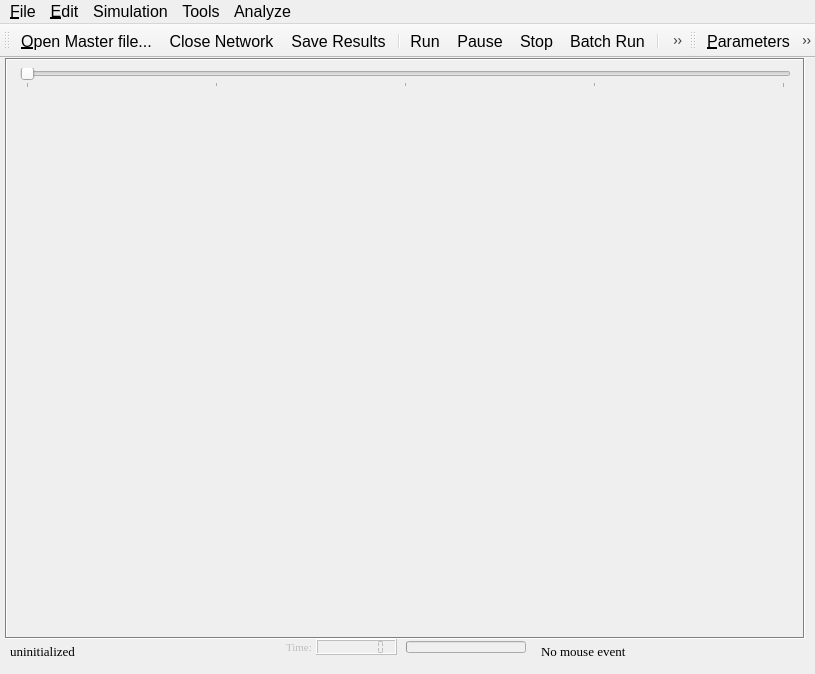
<ui version="4.0" >
 <class>MainForm</class>
 <widget class="QMainWindow" name="MainForm" >
  <property name="geometry" >
   <rect>
    <x>0</x>
    <y>0</y>
    <width>815</width>
    <height>674</height>
   </rect>
  </property>
  <property name="sizePolicy" >
   <sizepolicy vsizetype="MinimumExpanding" hsizetype="MinimumExpanding" >
    <horstretch>0</horstretch>
    <verstretch>0</verstretch>
   </sizepolicy>
  </property>
  <property name="minimumSize" >
   <size>
    <width>16</width>
    <height>72</height>
   </size>
  </property>
  <property name="font" >
   <font>
    <pointsize>12</pointsize>
   </font>
  </property>
  <property name="mouseTracking" >
   <bool>true</bool>
  </property>
  <property name="focusPolicy" >
   <enum>Qt::StrongFocus</enum>
  </property>
  <property name="windowTitle" >
   <string comment="Prototype Mesomodel" >Mezzo version 0.53</string>
  </property>
  <property name="windowIcon" >
   <iconset resource="canvas_qt4.qrc" >
    <normaloff>:/images/mime.png</normaloff>:/images/mime.png</iconset>
  </property>
  <property name="windowIconText" >
   <string>Mezzo</string>
  </property>
  <property name="toolTip" >
   <string/>
  </property>
  <property name="rightJustification" stdset="0" >
   <bool>false</bool>
  </property>
  <widget class="QWidget" name="widget" >
   <widget class="QLabel" name="Canvas" >
    <property name="geometry" >
     <rect>
      <x>5</x>
      <y>0</y>
      <width>800</width>
      <height>581</height>
     </rect>
    </property>
    <property name="sizePolicy" >
     <sizepolicy vsizetype="Expanding" hsizetype="Expanding" >
      <horstretch>0</horstretch>
      <verstretch>0</verstretch>
     </sizepolicy>
    </property>
    <property name="minimumSize" >
     <size>
      <width>10</width>
      <height>10</height>
     </size>
    </property>
    <property name="palette" >
     <palette>
      <active>
       <colorrole role="WindowText" >
        <brush brushstyle="SolidPattern" >
         <color alpha="255" >
          <red>0</red>
          <green>0</green>
          <blue>0</blue>
         </color>
        </brush>
       </colorrole>
       <colorrole role="Button" >
        <brush brushstyle="SolidPattern" >
         <color alpha="255" >
          <red>255</red>
          <green>255</green>
          <blue>255</blue>
         </color>
        </brush>
       </colorrole>
       <colorrole role="Light" >
        <brush brushstyle="SolidPattern" >
         <color alpha="255" >
          <red>255</red>
          <green>255</green>
          <blue>255</blue>
         </color>
        </brush>
       </colorrole>
       <colorrole role="Midlight" >
        <brush brushstyle="SolidPattern" >
         <color alpha="255" >
          <red>255</red>
          <green>255</green>
          <blue>255</blue>
         </color>
        </brush>
       </colorrole>
       <colorrole role="Dark" >
        <brush brushstyle="SolidPattern" >
         <color alpha="255" >
          <red>127</red>
          <green>127</green>
          <blue>127</blue>
         </color>
        </brush>
       </colorrole>
       <colorrole role="Mid" >
        <brush brushstyle="SolidPattern" >
         <color alpha="255" >
          <red>170</red>
          <green>170</green>
          <blue>170</blue>
         </color>
        </brush>
       </colorrole>
       <colorrole role="Text" >
        <brush brushstyle="SolidPattern" >
         <color alpha="255" >
          <red>0</red>
          <green>0</green>
          <blue>0</blue>
         </color>
        </brush>
       </colorrole>
       <colorrole role="BrightText" >
        <brush brushstyle="SolidPattern" >
         <color alpha="255" >
          <red>255</red>
          <green>255</green>
          <blue>255</blue>
         </color>
        </brush>
       </colorrole>
       <colorrole role="ButtonText" >
        <brush brushstyle="SolidPattern" >
         <color alpha="255" >
          <red>0</red>
          <green>0</green>
          <blue>0</blue>
         </color>
        </brush>
       </colorrole>
       <colorrole role="Base" >
        <brush brushstyle="SolidPattern" >
         <color alpha="255" >
          <red>255</red>
          <green>255</green>
          <blue>255</blue>
         </color>
        </brush>
       </colorrole>
       <colorrole role="Window" >
        <brush brushstyle="SolidPattern" >
         <color alpha="255" >
          <red>255</red>
          <green>255</green>
          <blue>255</blue>
         </color>
        </brush>
       </colorrole>
       <colorrole role="Shadow" >
        <brush brushstyle="SolidPattern" >
         <color alpha="255" >
          <red>0</red>
          <green>0</green>
          <blue>0</blue>
         </color>
        </brush>
       </colorrole>
       <colorrole role="AlternateBase" >
        <brush brushstyle="SolidPattern" >
         <color alpha="255" >
          <red>255</red>
          <green>255</green>
          <blue>255</blue>
         </color>
        </brush>
       </colorrole>
      </active>
      <inactive>
       <colorrole role="WindowText" >
        <brush brushstyle="SolidPattern" >
         <color alpha="255" >
          <red>0</red>
          <green>0</green>
          <blue>0</blue>
         </color>
        </brush>
       </colorrole>
       <colorrole role="Button" >
        <brush brushstyle="SolidPattern" >
         <color alpha="255" >
          <red>255</red>
          <green>255</green>
          <blue>255</blue>
         </color>
        </brush>
       </colorrole>
       <colorrole role="Light" >
        <brush brushstyle="SolidPattern" >
         <color alpha="255" >
          <red>255</red>
          <green>255</green>
          <blue>255</blue>
         </color>
        </brush>
       </colorrole>
       <colorrole role="Midlight" >
        <brush brushstyle="SolidPattern" >
         <color alpha="255" >
          <red>255</red>
          <green>255</green>
          <blue>255</blue>
         </color>
        </brush>
       </colorrole>
       <colorrole role="Dark" >
        <brush brushstyle="SolidPattern" >
         <color alpha="255" >
          <red>127</red>
          <green>127</green>
          <blue>127</blue>
         </color>
        </brush>
       </colorrole>
       <colorrole role="Mid" >
        <brush brushstyle="SolidPattern" >
         <color alpha="255" >
          <red>170</red>
          <green>170</green>
          <blue>170</blue>
         </color>
        </brush>
       </colorrole>
       <colorrole role="Text" >
        <brush brushstyle="SolidPattern" >
         <color alpha="255" >
          <red>0</red>
          <green>0</green>
          <blue>0</blue>
         </color>
        </brush>
       </colorrole>
       <colorrole role="BrightText" >
        <brush brushstyle="SolidPattern" >
         <color alpha="255" >
          <red>255</red>
          <green>255</green>
          <blue>255</blue>
         </color>
        </brush>
       </colorrole>
       <colorrole role="ButtonText" >
        <brush brushstyle="SolidPattern" >
         <color alpha="255" >
          <red>0</red>
          <green>0</green>
          <blue>0</blue>
         </color>
        </brush>
       </colorrole>
       <colorrole role="Base" >
        <brush brushstyle="SolidPattern" >
         <color alpha="255" >
          <red>255</red>
          <green>255</green>
          <blue>255</blue>
         </color>
        </brush>
       </colorrole>
       <colorrole role="Window" >
        <brush brushstyle="SolidPattern" >
         <color alpha="255" >
          <red>255</red>
          <green>255</green>
          <blue>255</blue>
         </color>
        </brush>
       </colorrole>
       <colorrole role="Shadow" >
        <brush brushstyle="SolidPattern" >
         <color alpha="255" >
          <red>0</red>
          <green>0</green>
          <blue>0</blue>
         </color>
        </brush>
       </colorrole>
       <colorrole role="AlternateBase" >
        <brush brushstyle="SolidPattern" >
         <color alpha="255" >
          <red>255</red>
          <green>255</green>
          <blue>255</blue>
         </color>
        </brush>
       </colorrole>
      </inactive>
      <disabled>
       <colorrole role="WindowText" >
        <brush brushstyle="SolidPattern" >
         <color alpha="255" >
          <red>127</red>
          <green>127</green>
          <blue>127</blue>
         </color>
        </brush>
       </colorrole>
       <colorrole role="Button" >
        <brush brushstyle="SolidPattern" >
         <color alpha="255" >
          <red>255</red>
          <green>255</green>
          <blue>255</blue>
         </color>
        </brush>
       </colorrole>
       <colorrole role="Light" >
        <brush brushstyle="SolidPattern" >
         <color alpha="255" >
          <red>255</red>
          <green>255</green>
          <blue>255</blue>
         </color>
        </brush>
       </colorrole>
       <colorrole role="Midlight" >
        <brush brushstyle="SolidPattern" >
         <color alpha="255" >
          <red>255</red>
          <green>255</green>
          <blue>255</blue>
         </color>
        </brush>
       </colorrole>
       <colorrole role="Dark" >
        <brush brushstyle="SolidPattern" >
         <color alpha="255" >
          <red>127</red>
          <green>127</green>
          <blue>127</blue>
         </color>
        </brush>
       </colorrole>
       <colorrole role="Mid" >
        <brush brushstyle="SolidPattern" >
         <color alpha="255" >
          <red>170</red>
          <green>170</green>
          <blue>170</blue>
         </color>
        </brush>
       </colorrole>
       <colorrole role="Text" >
        <brush brushstyle="SolidPattern" >
         <color alpha="255" >
          <red>127</red>
          <green>127</green>
          <blue>127</blue>
         </color>
        </brush>
       </colorrole>
       <colorrole role="BrightText" >
        <brush brushstyle="SolidPattern" >
         <color alpha="255" >
          <red>255</red>
          <green>255</green>
          <blue>255</blue>
         </color>
        </brush>
       </colorrole>
       <colorrole role="ButtonText" >
        <brush brushstyle="SolidPattern" >
         <color alpha="255" >
          <red>127</red>
          <green>127</green>
          <blue>127</blue>
         </color>
        </brush>
       </colorrole>
       <colorrole role="Base" >
        <brush brushstyle="SolidPattern" >
         <color alpha="255" >
          <red>255</red>
          <green>255</green>
          <blue>255</blue>
         </color>
        </brush>
       </colorrole>
       <colorrole role="Window" >
        <brush brushstyle="SolidPattern" >
         <color alpha="255" >
          <red>255</red>
          <green>255</green>
          <blue>255</blue>
         </color>
        </brush>
       </colorrole>
       <colorrole role="Shadow" >
        <brush brushstyle="SolidPattern" >
         <color alpha="255" >
          <red>0</red>
          <green>0</green>
          <blue>0</blue>
         </color>
        </brush>
       </colorrole>
       <colorrole role="AlternateBase" >
        <brush brushstyle="SolidPattern" >
         <color alpha="255" >
          <red>255</red>
          <green>255</green>
          <blue>255</blue>
         </color>
        </brush>
       </colorrole>
      </disabled>
     </palette>
    </property>
    <property name="mouseTracking" >
     <bool>true</bool>
    </property>
    <property name="focusPolicy" >
     <enum>Qt::StrongFocus</enum>
    </property>
    <property name="autoFillBackground" >
     <bool>false</bool>
    </property>
    <property name="frameShape" >
     <enum>QFrame::Box</enum>
    </property>
    <property name="frameShadow" >
     <enum>QFrame::Sunken</enum>
    </property>
    <property name="lineWidth" >
     <number>1</number>
    </property>
    <property name="midLineWidth" >
     <number>0</number>
    </property>
    <property name="text" >
     <string/>
    </property>
    <property name="scaledContents" >
     <bool>false</bool>
    </property>
    <property name="alignment" >
     <set>Qt::AlignLeading|Qt::AlignLeft|Qt::AlignTop</set>
    </property>
    <property name="wordWrap" >
     <bool>false</bool>
    </property>
    <property name="margin" >
     <number>0</number>
    </property>
   </widget>
   <widget class="QWidget" name="layoutWidget" >
    <property name="geometry" >
     <rect>
      <x>10</x>
      <y>578</y>
      <width>791</width>
      <height>31</height>
     </rect>
    </property>
    <layout class="QHBoxLayout" >
     <item>
      <widget class="QLabel" name="status_label" >
       <property name="sizePolicy" >
        <sizepolicy vsizetype="Fixed" hsizetype="Preferred" >
         <horstretch>0</horstretch>
         <verstretch>0</verstretch>
        </sizepolicy>
       </property>
       <property name="minimumSize" >
        <size>
         <width>100</width>
         <height>15</height>
        </size>
       </property>
       <property name="font" >
        <font>
         <family>Times New Roman</family>
         <pointsize>10</pointsize>
        </font>
       </property>
       <property name="text" >
        <string>uninitialized</string>
       </property>
      </widget>
     </item>
     <item>
      <widget class="QWidget" native="1" name="simprogress_widget" >
       <property name="enabled" >
        <bool>false</bool>
       </property>
       <property name="sizePolicy" >
        <sizepolicy vsizetype="Preferred" hsizetype="Preferred" >
         <horstretch>0</horstretch>
         <verstretch>0</verstretch>
        </sizepolicy>
       </property>
       <widget class="QLCDNumber" name="LCDNumber" >
        <property name="geometry" >
         <rect>
          <x>40</x>
          <y>3</y>
          <width>81</width>
          <height>16</height>
         </rect>
        </property>
        <property name="sizePolicy" >
         <sizepolicy vsizetype="Fixed" hsizetype="Preferred" >
          <horstretch>0</horstretch>
          <verstretch>0</verstretch>
         </sizepolicy>
        </property>
        <property name="minimumSize" >
         <size>
          <width>80</width>
          <height>15</height>
         </size>
        </property>
        <property name="toolTip" >
         <string>Simulated time elapsed</string>
        </property>
        <property name="numDigits" >
         <number>8</number>
        </property>
        <property name="segmentStyle" >
         <enum>QLCDNumber::Flat</enum>
        </property>
        <property name="value" stdset="0" >
         <double>0.000000000000000</double>
        </property>
        <property name="intValue" stdset="0" >
         <number>0</number>
        </property>
       </widget>
       <widget class="QProgressBar" name="progressbar" >
        <property name="geometry" >
         <rect>
          <x>130</x>
          <y>5</y>
          <width>120</width>
          <height>12</height>
         </rect>
        </property>
        <property name="sizePolicy" >
         <sizepolicy vsizetype="Fixed" hsizetype="Preferred" >
          <horstretch>0</horstretch>
          <verstretch>0</verstretch>
         </sizepolicy>
        </property>
        <property name="minimumSize" >
         <size>
          <width>30</width>
          <height>12</height>
         </size>
        </property>
        <property name="font" >
         <font>
          <family>Times New Roman</family>
          <pointsize>7</pointsize>
         </font>
        </property>
       </widget>
       <widget class="QLabel" name="TextLabel12" >
        <property name="geometry" >
         <rect>
          <x>10</x>
          <y>0</y>
          <width>41</width>
          <height>22</height>
         </rect>
        </property>
        <property name="sizePolicy" >
         <sizepolicy vsizetype="Fixed" hsizetype="Fixed" >
          <horstretch>0</horstretch>
          <verstretch>0</verstretch>
         </sizepolicy>
        </property>
        <property name="font" >
         <font>
          <family>Times New Roman</family>
          <pointsize>8</pointsize>
         </font>
        </property>
        <property name="text" >
         <string>Time:</string>
        </property>
        <property name="wordWrap" >
         <bool>false</bool>
        </property>
       </widget>
      </widget>
     </item>
     <item>
      <widget class="QLabel" name="mouse_label" >
       <property name="sizePolicy" >
        <sizepolicy vsizetype="Fixed" hsizetype="Preferred" >
         <horstretch>0</horstretch>
         <verstretch>0</verstretch>
        </sizepolicy>
       </property>
       <property name="minimumSize" >
        <size>
         <width>100</width>
         <height>15</height>
        </size>
       </property>
       <property name="font" >
        <font>
         <family>Times New Roman</family>
         <pointsize>10</pointsize>
        </font>
       </property>
       <property name="text" >
        <string>No mouse event</string>
       </property>
      </widget>
     </item>
    </layout>
   </widget>
   <widget class="QSlider" name="horizontalSlider" >
    <property name="enabled" >
     <bool>true</bool>
    </property>
    <property name="geometry" >
     <rect>
      <x>20</x>
      <y>10</y>
      <width>771</width>
      <height>20</height>
     </rect>
    </property>
    <property name="autoFillBackground" >
     <bool>false</bool>
    </property>
    <property name="minimum" >
     <number>0</number>
    </property>
    <property name="maximum" >
     <number>4</number>
    </property>
    <property name="pageStep" >
     <number>1</number>
    </property>
    <property name="orientation" >
     <enum>Qt::Horizontal</enum>
    </property>
    <property name="tickPosition" >
     <enum>QSlider::TicksBelow</enum>
    </property>
    <property name="tickInterval" >
     <number>1</number>
    </property>
   </widget>
  </widget>
  <widget class="QToolBar" name="toolBar1" >
   <property name="horizontallyStretchable" stdset="0" >
    <bool>true</bool>
   </property>
   <property name="verticallyStretchable" stdset="0" >
    <bool>true</bool>
   </property>
   <property name="label" stdset="0" >
    <string>Tools</string>
   </property>
   <attribute name="toolBarArea" >
    <enum>TopToolBarArea</enum>
   </attribute>
   <attribute name="toolBarBreak" >
    <bool>false</bool>
   </attribute>
   <addaction name="openmasterfile" />
   <addaction name="closenetwork" />
   <addaction name="saveresults" />
   <addaction name="separator" />
   <addaction name="run" />
   <addaction name="breakoff" />
   <addaction name="stop" />
   <addaction name="batch_run" />
   <addaction name="separator" />
   <addaction name="zoomin" />
   <addaction name="zoomout" />
   <addaction name="zoombywin" />
   <addaction name="separator" />
   <addaction name="linkhandlemark" />
   <addaction name="inselectmode" />
  </widget>
  <widget class="QToolBar" name="Toolbar2" >
   <property name="label" stdset="0" >
    <string>Toolbar</string>
   </property>
   <attribute name="toolBarArea" >
    <enum>TopToolBarArea</enum>
   </attribute>
   <attribute name="toolBarBreak" >
    <bool>false</bool>
   </attribute>
   <addaction name="parametersdialog" />
   <addaction name="inspectdialog" />
   <addaction name="actionAnalyzeOutput" />
  </widget>
  <widget class="QMenuBar" name="menubar" >
   <property name="geometry" >
    <rect>
     <x>0</x>
     <y>0</y>
     <width>815</width>
     <height>25</height>
    </rect>
   </property>
   <widget class="QMenu" name="fileMenu" >
    <property name="title" >
     <string>&amp;File</string>
    </property>
    <addaction name="openmasterfile" />
    <addaction name="closenetwork" />
    <addaction name="separator" />
    <addaction name="savescreenshot" />
    <addaction name="saveresults" />
    <addaction name="separator" />
    <addaction name="quit" />
   </widget>
   <widget class="QMenu" name="EditMenu" >
    <property name="title" >
     <string>&amp;Edit</string>
    </property>
    <addaction name="linkhandlemark" />
    <addaction name="inselectmode" />
   </widget>
   <widget class="QMenu" name="menuSimulation" >
    <property name="title" >
     <string>Simulation</string>
    </property>
    <addaction name="run" />
    <addaction name="breakoff" />
    <addaction name="stop" />
    <addaction name="separator" />
    <addaction name="batch_run" />
   </widget>
   <widget class="QMenu" name="menuTools" >
    <property name="title" >
     <string>Tools</string>
    </property>
    <widget class="QMenu" name="menuBackground" >
     <property name="title" >
      <string>Background</string>
     </property>
     <addaction name="loadbackground" />
     <addaction name="actionPositionBackground" />
    </widget>
    <addaction name="menuBackground" />
    <addaction name="separator" />
    <addaction name="parametersdialog" />
    <addaction name="savescreenshot" />
   </widget>
   <widget class="QMenu" name="menuAnalysis" >
    <property name="title" >
     <string>Analyze</string>
    </property>
    <addaction name="actionAnalyzeOutput" />
    <addaction name="inspectdialog" />
   </widget>
   <addaction name="fileMenu" />
   <addaction name="EditMenu" />
   <addaction name="menuSimulation" />
   <addaction name="menuTools" />
   <addaction name="menuAnalysis" />
  </widget>
  <action name="openmasterfile" >
   <property name="icon" >
    <iconset resource="canvas_qt4.qrc" >
     <normaloff>:/images/fileopen2.png</normaloff>:/images/fileopen2.png</iconset>
   </property>
   <property name="text" >
    <string>&amp;Open Network</string>
   </property>
   <property name="iconText" >
    <string>&amp;Open Master file...</string>
   </property>
   <property name="shortcut" >
    <string>Ctrl+O</string>
   </property>
  </action>
  <action name="savescreenshot" >
   <property name="icon" >
    <iconset resource="canvas_qt4.qrc" >
     <normaloff>:/images/background.png</normaloff>:/images/background.png</iconset>
   </property>
   <property name="text" >
    <string>&amp;Save Snapshot</string>
   </property>
   <property name="iconText" >
    <string>Save Snapshot</string>
   </property>
   <property name="shortcut" >
    <string>Ctrl+S</string>
   </property>
  </action>
  <action name="stop" >
   <property name="icon" >
    <iconset resource="canvas_qt4.qrc" >
     <normaloff>:/images/bt_stop.png</normaloff>:/images/bt_stop.png</iconset>
   </property>
   <property name="text" >
    <string>Stop/Reset</string>
   </property>
   <property name="iconText" >
    <string>Stop</string>
   </property>
   <property name="toolTip" >
    <string>Stop &amp; reset</string>
   </property>
   <property name="statusTip" >
    <string/>
   </property>
  </action>
  <action name="run" >
   <property name="checked" >
    <bool>false</bool>
   </property>
   <property name="icon" >
    <iconset resource="canvas_qt4.qrc" >
     <normaloff>:/images/bt_play.png</normaloff>:/images/bt_play.png</iconset>
   </property>
   <property name="text" >
    <string>Run/Continue</string>
   </property>
   <property name="iconText" >
    <string>Run</string>
   </property>
   <property name="whatsThis" >
    <string>Run the model</string>
   </property>
  </action>
  <action name="breakoff" >
   <property name="icon" >
    <iconset resource="canvas_qt4.qrc" >
     <normaloff>:/images/bt_pause.png</normaloff>:/images/bt_pause.png</iconset>
   </property>
   <property name="iconText" >
    <string>Pause</string>
   </property>
   <property name="statusTip" >
    <string/>
   </property>
   <property name="shortcut" >
    <string/>
   </property>
  </action>
  <action name="zoomin" >
   <property name="icon" >
    <iconset resource="canvas_qt4.qrc" >
     <normaloff>:/images/zoom_in.png</normaloff>:/images/zoom_in.png</iconset>
   </property>
   <property name="iconText" >
    <string>Zoom in</string>
   </property>
  </action>
  <action name="zoomout" >
   <property name="icon" >
    <iconset resource="canvas_qt4.qrc" >
     <normaloff>:/images/zoom_out.png</normaloff>:/images/zoom_out.png</iconset>
   </property>
   <property name="iconText" >
    <string>Zoom out</string>
   </property>
  </action>
  <action name="viewSet_ParametersAction" >
   <property name="icon" >
    <iconset resource="canvas_qt4.qrc" >
     <normaloff>:/images/icon-tool.png</normaloff>:/images/icon-tool.png</iconset>
   </property>
   <property name="iconText" >
    <string>&amp;Set Parameters</string>
   </property>
  </action>
  <action name="parametersdialog" >
   <property name="icon" >
    <iconset resource="canvas_qt4.qrc" >
     <normaloff>:/images/icon-tool.png</normaloff>:/images/icon-tool.png</iconset>
   </property>
   <property name="text" >
    <string>&amp;Parameters</string>
   </property>
   <property name="iconText" >
    <string>&amp;Parameters</string>
   </property>
  </action>
  <action name="loadbackground" >
   <property name="icon" >
    <iconset resource="canvas_qt4.qrc" >
     <normaloff>:/images/background_map.jpg</normaloff>:/images/background_map.jpg</iconset>
   </property>
   <property name="text" >
    <string>Load &amp;Background</string>
   </property>
   <property name="iconText" >
    <string>Load &amp;Background</string>
   </property>
   <property name="toolTip" >
    <string>Load Background&amp;</string>
   </property>
  </action>
  <action name="saveresults" >
   <property name="icon" >
    <iconset resource="canvas_qt4.qrc" >
     <normaloff>:/images/filesave.png</normaloff>:/images/filesave.png</iconset>
   </property>
   <property name="text" >
    <string>Save Results</string>
   </property>
  </action>
  <action name="inspectdialog" >
   <property name="checkable" >
    <bool>false</bool>
   </property>
   <property name="icon" >
    <iconset resource="canvas_qt4.qrc" >
     <normaloff>:/images/inspect.png</normaloff>:/images/inspect.png</iconset>
   </property>
   <property name="text" >
    <string>Inspect Routes</string>
   </property>
  </action>
  <action name="zoombywin" >
   <property name="checkable" >
    <bool>true</bool>
   </property>
   <property name="icon" >
    <iconset resource="canvas_qt4.qrc" >
     <normaloff>:/images/file_explore.png</normaloff>:/images/file_explore.png</iconset>
   </property>
   <property name="text" >
    <string>Zoom window</string>
   </property>
  </action>
  <action name="linkhandlemark" >
   <property name="checkable" >
    <bool>true</bool>
   </property>
   <property name="checked" >
    <bool>false</bool>
   </property>
   <property name="icon" >
    <iconset resource="canvas_qt4.qrc" >
     <normaloff>:/images/penmark.png</normaloff>:/images/penmark.png</iconset>
   </property>
   <property name="text" >
    <string>Link marks</string>
   </property>
   <property name="toolTip" >
    <string>Show link handles</string>
   </property>
  </action>
  <action name="inselectmode" >
   <property name="checkable" >
    <bool>true</bool>
   </property>
   <property name="checked" >
    <bool>false</bool>
   </property>
   <property name="icon" >
    <iconset resource="canvas_qt4.qrc" >
     <normaloff>:/images/file_edit.png</normaloff>:/images/file_edit.png</iconset>
   </property>
   <property name="text" >
    <string>Selection mode</string>
   </property>
   <property name="iconText" >
    <string>Selection mode</string>
   </property>
   <property name="toolTip" >
    <string>Selction mode</string>
   </property>
  </action>
  <action name="quit" >
   <property name="icon" >
    <iconset resource="canvas_qt4.qrc" >
     <normaloff>:/images/exit.png</normaloff>:/images/exit.png</iconset>
   </property>
   <property name="text" >
    <string>Exit</string>
   </property>
  </action>
  <action name="closenetwork" >
   <property name="icon" >
    <iconset resource="canvas_qt4.qrc" >
     <normaloff>:/images/close.png</normaloff>:/images/close.png</iconset>
   </property>
   <property name="text" >
    <string>Close Network</string>
   </property>
  </action>
  <action name="batch_run" >
   <property name="icon" >
    <iconset resource="canvas_qt4.qrc" >
     <normaloff>:/images/batchrun.gif</normaloff>:/images/batchrun.gif</iconset>
   </property>
   <property name="text" >
    <string>Batch Run</string>
   </property>
  </action>
  <action name="actionAnalyzeOutput" >
   <property name="checkable" >
    <bool>true</bool>
   </property>
   <property name="icon" >
    <iconset resource="canvas_qt4.qrc" >
     <normaloff>:/images/dvi.png</normaloff>:/images/dvi.png</iconset>
   </property>
   <property name="text" >
    <string>Analyze Output</string>
   </property>
  </action>
  <action name="actionPositionBackground" >
   <property name="icon" >
    <iconset resource="canvas_qt4.qrc" >
     <normaloff>:/images/move.png</normaloff>:/images/move.png</iconset>
   </property>
   <property name="text" >
    <string>Position Background</string>
   </property>
  </action>
 </widget>
 <includes>
  <include location="global" >qlcdnumber.h</include>
  <include location="global" >qbitmap.h</include>
  <include location="global" >qpainter.h</include>
  <include location="global" >qpixmap.h</include>
  <include location="global" >qtimer.h</include>
  <include location="global" >qpen.h</include>
  <include location="global" >qstatusbar.h</include>
 </includes>
 <resources>
  <include location="canvas_qt4.qrc" />
 </resources>
 <connections/>
</ui>
